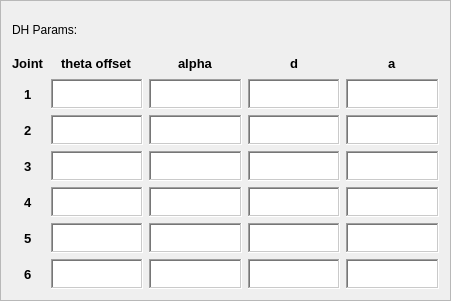
        <widget class="QFrame" name="frame_2">
         <property name="geometry">
          <rect>
           <x>10</x>
           <y>10</y>
           <width>451</width>
           <height>301</height>
          </rect>
         </property>
         <property name="frameShape">
          <enum>QFrame::Shape::StyledPanel</enum>
         </property>
         <property name="frameShadow">
          <enum>QFrame::Shadow::Raised</enum>
         </property>
         <layout class="QVBoxLayout" name="verticalLayout_12">
          <item>
           <widget class="QLabel" name="label_2">
            <property name="text">
             <string>DH Params:</string>
            </property>
           </widget>
          </item>
          <item>
           <layout class="QGridLayout" name="gridLayout_2" rowstretch="0,0,0,0,0,0,0" columnstretch="0,0,0,0,0">
            <property name="leftMargin">
             <number>0</number>
            </property>
            <item row="2" column="4">
             <widget class="QTextEdit" name="dh_j2_a_v">
              <property name="maximumSize">
               <size>
                <width>100</width>
                <height>30</height>
               </size>
              </property>
              <property name="frameShape">
               <enum>QFrame::Shape::WinPanel</enum>
              </property>
              <property name="frameShadow">
               <enum>QFrame::Shadow::Sunken</enum>
              </property>
              <property name="verticalScrollBarPolicy">
               <enum>Qt::ScrollBarPolicy::ScrollBarAlwaysOff</enum>
              </property>
             </widget>
            </item>
            <item row="3" column="0" alignment="Qt::AlignmentFlag::AlignHCenter">
             <widget class="QLabel" name="label_15">
              <property name="font">
               <font>
                <pointsize>10</pointsize>
                <bold>true</bold>
               </font>
              </property>
              <property name="text">
               <string>3</string>
              </property>
             </widget>
            </item>
            <item row="5" column="0" alignment="Qt::AlignmentFlag::AlignHCenter">
             <widget class="QLabel" name="label_18">
              <property name="font">
               <font>
                <pointsize>10</pointsize>
                <bold>true</bold>
               </font>
              </property>
              <property name="text">
               <string>5</string>
              </property>
             </widget>
            </item>
            <item row="2" column="3">
             <widget class="QTextEdit" name="dh_j2_d_v">
              <property name="maximumSize">
               <size>
                <width>100</width>
                <height>30</height>
               </size>
              </property>
              <property name="frameShape">
               <enum>QFrame::Shape::WinPanel</enum>
              </property>
              <property name="frameShadow">
               <enum>QFrame::Shadow::Sunken</enum>
              </property>
              <property name="verticalScrollBarPolicy">
               <enum>Qt::ScrollBarPolicy::ScrollBarAlwaysOff</enum>
              </property>
             </widget>
            </item>
            <item row="0" column="4" alignment="Qt::AlignmentFlag::AlignHCenter">
             <widget class="QLabel" name="label_11">
              <property name="font">
               <font>
                <pointsize>10</pointsize>
                <bold>true</bold>
               </font>
              </property>
              <property name="toolTip">
               <string>Link length</string>
              </property>
              <property name="text">
               <string>a</string>
              </property>
             </widget>
            </item>
            <item row="1" column="0" alignment="Qt::AlignmentFlag::AlignHCenter">
             <widget class="QLabel" name="label_17">
              <property name="maximumSize">
               <size>
                <width>16777215</width>
                <height>20</height>
               </size>
              </property>
              <property name="font">
               <font>
                <pointsize>10</pointsize>
                <bold>true</bold>
               </font>
              </property>
              <property name="text">
               <string>1</string>
              </property>
             </widget>
            </item>
            <item row="1" column="2" alignment="Qt::AlignmentFlag::AlignHCenter">
             <widget class="QTextEdit" name="dh_j1_aph_v">
              <property name="maximumSize">
               <size>
                <width>100</width>
                <height>30</height>
               </size>
              </property>
              <property name="frameShape">
               <enum>QFrame::Shape::WinPanel</enum>
              </property>
              <property name="frameShadow">
               <enum>QFrame::Shadow::Sunken</enum>
              </property>
              <property name="verticalScrollBarPolicy">
               <enum>Qt::ScrollBarPolicy::ScrollBarAlwaysOff</enum>
              </property>
             </widget>
            </item>
            <item row="0" column="3" alignment="Qt::AlignmentFlag::AlignHCenter">
             <widget class="QLabel" name="label_9">
              <property name="font">
               <font>
                <pointsize>10</pointsize>
                <bold>true</bold>
               </font>
              </property>
              <property name="toolTip">
               <string>Link offset</string>
              </property>
              <property name="text">
               <string>d</string>
              </property>
             </widget>
            </item>
            <item row="2" column="0" alignment="Qt::AlignmentFlag::AlignHCenter">
             <widget class="QLabel" name="label_14">
              <property name="font">
               <font>
                <pointsize>10</pointsize>
                <bold>true</bold>
               </font>
              </property>
              <property name="text">
               <string>2</string>
              </property>
             </widget>
            </item>
            <item row="5" column="2">
             <widget class="QTextEdit" name="dh_j5_aph_v">
              <property name="maximumSize">
               <size>
                <width>100</width>
                <height>30</height>
               </size>
              </property>
              <property name="frameShape">
               <enum>QFrame::Shape::WinPanel</enum>
              </property>
              <property name="frameShadow">
               <enum>QFrame::Shadow::Sunken</enum>
              </property>
              <property name="verticalScrollBarPolicy">
               <enum>Qt::ScrollBarPolicy::ScrollBarAlwaysOff</enum>
              </property>
             </widget>
            </item>
            <item row="0" column="2" alignment="Qt::AlignmentFlag::AlignHCenter">
             <widget class="QLabel" name="label_7">
              <property name="font">
               <font>
                <pointsize>10</pointsize>
                <bold>true</bold>
               </font>
              </property>
              <property name="toolTip">
               <string>Link twist (in radians)</string>
              </property>
              <property name="text">
               <string>alpha</string>
              </property>
             </widget>
            </item>
            <item row="3" column="4">
             <widget class="QTextEdit" name="dh_j3_a_v">
              <property name="maximumSize">
               <size>
                <width>100</width>
                <height>30</height>
               </size>
              </property>
              <property name="frameShape">
               <enum>QFrame::Shape::WinPanel</enum>
              </property>
              <property name="frameShadow">
               <enum>QFrame::Shadow::Sunken</enum>
              </property>
              <property name="verticalScrollBarPolicy">
               <enum>Qt::ScrollBarPolicy::ScrollBarAlwaysOff</enum>
              </property>
             </widget>
            </item>
            <item row="5" column="4">
             <widget class="QTextEdit" name="dh_j5_a_v">
              <property name="maximumSize">
               <size>
                <width>100</width>
                <height>30</height>
               </size>
              </property>
              <property name="frameShape">
               <enum>QFrame::Shape::WinPanel</enum>
              </property>
              <property name="frameShadow">
               <enum>QFrame::Shadow::Sunken</enum>
              </property>
              <property name="verticalScrollBarPolicy">
               <enum>Qt::ScrollBarPolicy::ScrollBarAlwaysOff</enum>
              </property>
             </widget>
            </item>
            <item row="5" column="3">
             <widget class="QTextEdit" name="dh_j5_d_v">
              <property name="maximumSize">
               <size>
                <width>100</width>
                <height>30</height>
               </size>
              </property>
              <property name="frameShape">
               <enum>QFrame::Shape::WinPanel</enum>
              </property>
              <property name="frameShadow">
               <enum>QFrame::Shadow::Sunken</enum>
              </property>
              <property name="verticalScrollBarPolicy">
               <enum>Qt::ScrollBarPolicy::ScrollBarAlwaysOff</enum>
              </property>
             </widget>
            </item>
            <item row="3" column="2">
             <widget class="QTextEdit" name="dh_j3_aph_v">
              <property name="maximumSize">
               <size>
                <width>100</width>
                <height>30</height>
               </size>
              </property>
              <property name="frameShape">
               <enum>QFrame::Shape::WinPanel</enum>
              </property>
              <property name="frameShadow">
               <enum>QFrame::Shadow::Sunken</enum>
              </property>
              <property name="verticalScrollBarPolicy">
               <enum>Qt::ScrollBarPolicy::ScrollBarAlwaysOff</enum>
              </property>
             </widget>
            </item>
            <item row="4" column="0" alignment="Qt::AlignmentFlag::AlignHCenter">
             <widget class="QLabel" name="label_16">
              <property name="font">
               <font>
                <pointsize>10</pointsize>
                <bold>true</bold>
               </font>
              </property>
              <property name="text">
               <string>4</string>
              </property>
             </widget>
            </item>
            <item row="6" column="2">
             <widget class="QTextEdit" name="dh_j6_aph_v">
              <property name="maximumSize">
               <size>
                <width>100</width>
                <height>30</height>
               </size>
              </property>
              <property name="frameShape">
               <enum>QFrame::Shape::WinPanel</enum>
              </property>
              <property name="frameShadow">
               <enum>QFrame::Shadow::Sunken</enum>
              </property>
              <property name="verticalScrollBarPolicy">
               <enum>Qt::ScrollBarPolicy::ScrollBarAlwaysOff</enum>
              </property>
             </widget>
            </item>
            <item row="6" column="0" alignment="Qt::AlignmentFlag::AlignHCenter">
             <widget class="QLabel" name="label_19">
              <property name="font">
               <font>
                <pointsize>10</pointsize>
                <bold>true</bold>
               </font>
              </property>
              <property name="text">
               <string>6</string>
              </property>
             </widget>
            </item>
            <item row="6" column="4">
             <widget class="QTextEdit" name="dh_j6_a_v">
              <property name="maximumSize">
               <size>
                <width>100</width>
                <height>30</height>
               </size>
              </property>
              <property name="frameShape">
               <enum>QFrame::Shape::WinPanel</enum>
              </property>
              <property name="frameShadow">
               <enum>QFrame::Shadow::Sunken</enum>
              </property>
              <property name="verticalScrollBarPolicy">
               <enum>Qt::ScrollBarPolicy::ScrollBarAlwaysOff</enum>
              </property>
             </widget>
            </item>
            <item row="2" column="2">
             <widget class="QTextEdit" name="dh_j2_aph_v">
              <property name="maximumSize">
               <size>
                <width>100</width>
                <height>30</height>
               </size>
              </property>
              <property name="frameShape">
               <enum>QFrame::Shape::WinPanel</enum>
              </property>
              <property name="frameShadow">
               <enum>QFrame::Shadow::Sunken</enum>
              </property>
              <property name="verticalScrollBarPolicy">
               <enum>Qt::ScrollBarPolicy::ScrollBarAlwaysOff</enum>
              </property>
             </widget>
            </item>
            <item row="1" column="4">
             <widget class="QTextEdit" name="dh_j1_a_v">
              <property name="maximumSize">
               <size>
                <width>100</width>
                <height>30</height>
               </size>
              </property>
              <property name="frameShape">
               <enum>QFrame::Shape::WinPanel</enum>
              </property>
              <property name="frameShadow">
               <enum>QFrame::Shadow::Sunken</enum>
              </property>
              <property name="verticalScrollBarPolicy">
               <enum>Qt::ScrollBarPolicy::ScrollBarAlwaysOff</enum>
              </property>
             </widget>
            </item>
            <item row="1" column="3">
             <widget class="QTextEdit" name="dh_j1_d_v">
              <property name="maximumSize">
               <size>
                <width>100</width>
                <height>30</height>
               </size>
              </property>
              <property name="frameShape">
               <enum>QFrame::Shape::WinPanel</enum>
              </property>
              <property name="frameShadow">
               <enum>QFrame::Shadow::Sunken</enum>
              </property>
              <property name="verticalScrollBarPolicy">
               <enum>Qt::ScrollBarPolicy::ScrollBarAlwaysOff</enum>
              </property>
             </widget>
            </item>
            <item row="3" column="3">
             <widget class="QTextEdit" name="dh_j3_d_v">
              <property name="maximumSize">
               <size>
                <width>100</width>
                <height>30</height>
               </size>
              </property>
              <property name="frameShape">
               <enum>QFrame::Shape::WinPanel</enum>
              </property>
              <property name="frameShadow">
               <enum>QFrame::Shadow::Sunken</enum>
              </property>
              <property name="verticalScrollBarPolicy">
               <enum>Qt::ScrollBarPolicy::ScrollBarAlwaysOff</enum>
              </property>
             </widget>
            </item>
            <item row="0" column="0" alignment="Qt::AlignmentFlag::AlignHCenter">
             <widget class="QLabel" name="joint_label">
              <property name="maximumSize">
               <size>
                <width>100</width>
                <height>20</height>
               </size>
              </property>
              <property name="font">
               <font>
                <pointsize>10</pointsize>
                <bold>true</bold>
               </font>
              </property>
              <property name="text">
               <string>Joint</string>
              </property>
             </widget>
            </item>
            <item row="6" column="3">
             <widget class="QTextEdit" name="dh_j6_d_v">
              <property name="maximumSize">
               <size>
                <width>100</width>
                <height>30</height>
               </size>
              </property>
              <property name="frameShape">
               <enum>QFrame::Shape::WinPanel</enum>
              </property>
              <property name="frameShadow">
               <enum>QFrame::Shadow::Sunken</enum>
              </property>
              <property name="verticalScrollBarPolicy">
               <enum>Qt::ScrollBarPolicy::ScrollBarAlwaysOff</enum>
              </property>
             </widget>
            </item>
            <item row="4" column="4">
             <widget class="QTextEdit" name="dh_j4_a_v">
              <property name="maximumSize">
               <size>
                <width>100</width>
                <height>30</height>
               </size>
              </property>
              <property name="frameShape">
               <enum>QFrame::Shape::WinPanel</enum>
              </property>
              <property name="frameShadow">
               <enum>QFrame::Shadow::Sunken</enum>
              </property>
              <property name="verticalScrollBarPolicy">
               <enum>Qt::ScrollBarPolicy::ScrollBarAlwaysOff</enum>
              </property>
             </widget>
            </item>
            <item row="4" column="3">
             <widget class="QTextEdit" name="dh_j4_d_v">
              <property name="maximumSize">
               <size>
                <width>100</width>
                <height>30</height>
               </size>
              </property>
              <property name="frameShape">
               <enum>QFrame::Shape::WinPanel</enum>
              </property>
              <property name="frameShadow">
               <enum>QFrame::Shadow::Sunken</enum>
              </property>
              <property name="verticalScrollBarPolicy">
               <enum>Qt::ScrollBarPolicy::ScrollBarAlwaysOff</enum>
              </property>
             </widget>
            </item>
            <item row="4" column="2">
             <widget class="QTextEdit" name="dh_j4_aph_v">
              <property name="maximumSize">
               <size>
                <width>100</width>
                <height>30</height>
               </size>
              </property>
              <property name="frameShape">
               <enum>QFrame::Shape::WinPanel</enum>
              </property>
              <property name="frameShadow">
               <enum>QFrame::Shadow::Sunken</enum>
              </property>
              <property name="verticalScrollBarPolicy">
               <enum>Qt::ScrollBarPolicy::ScrollBarAlwaysOff</enum>
              </property>
             </widget>
            </item>
            <item row="0" column="1" alignment="Qt::AlignmentFlag::AlignHCenter">
             <widget class="QLabel" name="label_53">
              <property name="font">
               <font>
                <pointsize>10</pointsize>
                <bold>true</bold>
               </font>
              </property>
              <property name="toolTip">
               <string>Theta offset (in degrees) default 0</string>
              </property>
              <property name="text">
               <string>theta offset</string>
              </property>
             </widget>
            </item>
            <item row="1" column="1">
             <widget class="QTextEdit" name="dh_j1_theta_off">
              <property name="maximumSize">
               <size>
                <width>100</width>
                <height>30</height>
               </size>
              </property>
              <property name="frameShape">
               <enum>QFrame::Shape::WinPanel</enum>
              </property>
              <property name="frameShadow">
               <enum>QFrame::Shadow::Sunken</enum>
              </property>
              <property name="verticalScrollBarPolicy">
               <enum>Qt::ScrollBarPolicy::ScrollBarAlwaysOff</enum>
              </property>
              <property name="html">
               <string>&lt;!DOCTYPE HTML PUBLIC &quot;-//W3C//DTD HTML 4.0//EN&quot; &quot;http://www.w3.org/TR/REC-html40/strict.dtd&quot;&gt;
&lt;html&gt;&lt;head&gt;&lt;meta name=&quot;qrichtext&quot; content=&quot;1&quot; /&gt;&lt;meta charset=&quot;utf-8&quot; /&gt;&lt;style type=&quot;text/css&quot;&gt;
p, li { white-space: pre-wrap; }
hr { height: 1px; border-width: 0; }
li.unchecked::marker { content: &quot;\2610&quot;; }
li.checked::marker { content: &quot;\2612&quot;; }
&lt;/style&gt;&lt;/head&gt;&lt;body style=&quot; font-family:'Segoe UI'; font-size:9pt; font-weight:400; font-style:normal;&quot;&gt;
&lt;p style=&quot;-qt-paragraph-type:empty; margin-top:0px; margin-bottom:0px; margin-left:0px; margin-right:0px; -qt-block-indent:0; text-indent:0px;&quot;&gt;&lt;br /&gt;&lt;/p&gt;
&lt;p style=&quot;-qt-paragraph-type:empty; margin-top:0px; margin-bottom:0px; margin-left:0px; margin-right:0px; -qt-block-indent:0; text-indent:0px;&quot;&gt;&lt;br /&gt;&lt;/p&gt;&lt;/body&gt;&lt;/html&gt;</string>
              </property>
             </widget>
            </item>
            <item row="2" column="1">
             <widget class="QTextEdit" name="dh_j2_theta_off">
              <property name="maximumSize">
               <size>
                <width>100</width>
                <height>30</height>
               </size>
              </property>
              <property name="frameShape">
               <enum>QFrame::Shape::WinPanel</enum>
              </property>
              <property name="frameShadow">
               <enum>QFrame::Shadow::Sunken</enum>
              </property>
              <property name="verticalScrollBarPolicy">
               <enum>Qt::ScrollBarPolicy::ScrollBarAlwaysOff</enum>
              </property>
              <property name="html">
               <string>&lt;!DOCTYPE HTML PUBLIC &quot;-//W3C//DTD HTML 4.0//EN&quot; &quot;http://www.w3.org/TR/REC-html40/strict.dtd&quot;&gt;
&lt;html&gt;&lt;head&gt;&lt;meta name=&quot;qrichtext&quot; content=&quot;1&quot; /&gt;&lt;meta charset=&quot;utf-8&quot; /&gt;&lt;style type=&quot;text/css&quot;&gt;
p, li { white-space: pre-wrap; }
hr { height: 1px; border-width: 0; }
li.unchecked::marker { content: &quot;\2610&quot;; }
li.checked::marker { content: &quot;\2612&quot;; }
&lt;/style&gt;&lt;/head&gt;&lt;body style=&quot; font-family:'Segoe UI'; font-size:9pt; font-weight:400; font-style:normal;&quot;&gt;
&lt;p style=&quot;-qt-paragraph-type:empty; margin-top:0px; margin-bottom:0px; margin-left:0px; margin-right:0px; -qt-block-indent:0; text-indent:0px;&quot;&gt;&lt;br /&gt;&lt;/p&gt;&lt;/body&gt;&lt;/html&gt;</string>
              </property>
             </widget>
            </item>
            <item row="3" column="1">
             <widget class="QTextEdit" name="dh_j3_theta_off">
              <property name="maximumSize">
               <size>
                <width>100</width>
                <height>30</height>
               </size>
              </property>
              <property name="frameShape">
               <enum>QFrame::Shape::WinPanel</enum>
              </property>
              <property name="frameShadow">
               <enum>QFrame::Shadow::Sunken</enum>
              </property>
              <property name="verticalScrollBarPolicy">
               <enum>Qt::ScrollBarPolicy::ScrollBarAlwaysOff</enum>
              </property>
              <property name="html">
               <string>&lt;!DOCTYPE HTML PUBLIC &quot;-//W3C//DTD HTML 4.0//EN&quot; &quot;http://www.w3.org/TR/REC-html40/strict.dtd&quot;&gt;
&lt;html&gt;&lt;head&gt;&lt;meta name=&quot;qrichtext&quot; content=&quot;1&quot; /&gt;&lt;meta charset=&quot;utf-8&quot; /&gt;&lt;style type=&quot;text/css&quot;&gt;
p, li { white-space: pre-wrap; }
hr { height: 1px; border-width: 0; }
li.unchecked::marker { content: &quot;\2610&quot;; }
li.checked::marker { content: &quot;\2612&quot;; }
&lt;/style&gt;&lt;/head&gt;&lt;body style=&quot; font-family:'Segoe UI'; font-size:9pt; font-weight:400; font-style:normal;&quot;&gt;
&lt;p style=&quot;-qt-paragraph-type:empty; margin-top:0px; margin-bottom:0px; margin-left:0px; margin-right:0px; -qt-block-indent:0; text-indent:0px;&quot;&gt;&lt;br /&gt;&lt;/p&gt;&lt;/body&gt;&lt;/html&gt;</string>
              </property>
             </widget>
            </item>
            <item row="4" column="1">
             <widget class="QTextEdit" name="dh_j4_theta_off">
              <property name="maximumSize">
               <size>
                <width>100</width>
                <height>30</height>
               </size>
              </property>
              <property name="frameShape">
               <enum>QFrame::Shape::WinPanel</enum>
              </property>
              <property name="frameShadow">
               <enum>QFrame::Shadow::Sunken</enum>
              </property>
              <property name="verticalScrollBarPolicy">
               <enum>Qt::ScrollBarPolicy::ScrollBarAlwaysOff</enum>
              </property>
              <property name="html">
               <string>&lt;!DOCTYPE HTML PUBLIC &quot;-//W3C//DTD HTML 4.0//EN&quot; &quot;http://www.w3.org/TR/REC-html40/strict.dtd&quot;&gt;
&lt;html&gt;&lt;head&gt;&lt;meta name=&quot;qrichtext&quot; content=&quot;1&quot; /&gt;&lt;meta charset=&quot;utf-8&quot; /&gt;&lt;style type=&quot;text/css&quot;&gt;
p, li { white-space: pre-wrap; }
hr { height: 1px; border-width: 0; }
li.unchecked::marker { content: &quot;\2610&quot;; }
li.checked::marker { content: &quot;\2612&quot;; }
&lt;/style&gt;&lt;/head&gt;&lt;body style=&quot; font-family:'Segoe UI'; font-size:9pt; font-weight:400; font-style:normal;&quot;&gt;
&lt;p style=&quot;-qt-paragraph-type:empty; margin-top:0px; margin-bottom:0px; margin-left:0px; margin-right:0px; -qt-block-indent:0; text-indent:0px;&quot;&gt;&lt;br /&gt;&lt;/p&gt;&lt;/body&gt;&lt;/html&gt;</string>
              </property>
             </widget>
            </item>
            <item row="5" column="1">
             <widget class="QTextEdit" name="dh_j5_theta_off">
              <property name="maximumSize">
               <size>
                <width>100</width>
                <height>30</height>
               </size>
              </property>
              <property name="frameShape">
               <enum>QFrame::Shape::WinPanel</enum>
              </property>
              <property name="frameShadow">
               <enum>QFrame::Shadow::Sunken</enum>
              </property>
              <property name="verticalScrollBarPolicy">
               <enum>Qt::ScrollBarPolicy::ScrollBarAlwaysOff</enum>
              </property>
              <property name="html">
               <string>&lt;!DOCTYPE HTML PUBLIC &quot;-//W3C//DTD HTML 4.0//EN&quot; &quot;http://www.w3.org/TR/REC-html40/strict.dtd&quot;&gt;
&lt;html&gt;&lt;head&gt;&lt;meta name=&quot;qrichtext&quot; content=&quot;1&quot; /&gt;&lt;meta charset=&quot;utf-8&quot; /&gt;&lt;style type=&quot;text/css&quot;&gt;
p, li { white-space: pre-wrap; }
hr { height: 1px; border-width: 0; }
li.unchecked::marker { content: &quot;\2610&quot;; }
li.checked::marker { content: &quot;\2612&quot;; }
&lt;/style&gt;&lt;/head&gt;&lt;body style=&quot; font-family:'Segoe UI'; font-size:9pt; font-weight:400; font-style:normal;&quot;&gt;
&lt;p style=&quot;-qt-paragraph-type:empty; margin-top:0px; margin-bottom:0px; margin-left:0px; margin-right:0px; -qt-block-indent:0; text-indent:0px;&quot;&gt;&lt;br /&gt;&lt;/p&gt;&lt;/body&gt;&lt;/html&gt;</string>
              </property>
             </widget>
            </item>
            <item row="6" column="1">
             <widget class="QTextEdit" name="dh_j6_theta_off">
              <property name="maximumSize">
               <size>
                <width>100</width>
                <height>30</height>
               </size>
              </property>
              <property name="frameShape">
               <enum>QFrame::Shape::WinPanel</enum>
              </property>
              <property name="frameShadow">
               <enum>QFrame::Shadow::Sunken</enum>
              </property>
              <property name="verticalScrollBarPolicy">
               <enum>Qt::ScrollBarPolicy::ScrollBarAlwaysOff</enum>
              </property>
              <property name="html">
               <string>&lt;!DOCTYPE HTML PUBLIC &quot;-//W3C//DTD HTML 4.0//EN&quot; &quot;http://www.w3.org/TR/REC-html40/strict.dtd&quot;&gt;
&lt;html&gt;&lt;head&gt;&lt;meta name=&quot;qrichtext&quot; content=&quot;1&quot; /&gt;&lt;meta charset=&quot;utf-8&quot; /&gt;&lt;style type=&quot;text/css&quot;&gt;
p, li { white-space: pre-wrap; }
hr { height: 1px; border-width: 0; }
li.unchecked::marker { content: &quot;\2610&quot;; }
li.checked::marker { content: &quot;\2612&quot;; }
&lt;/style&gt;&lt;/head&gt;&lt;body style=&quot; font-family:'Segoe UI'; font-size:9pt; font-weight:400; font-style:normal;&quot;&gt;
&lt;p style=&quot;-qt-paragraph-type:empty; margin-top:0px; margin-bottom:0px; margin-left:0px; margin-right:0px; -qt-block-indent:0; text-indent:0px;&quot;&gt;&lt;br /&gt;&lt;/p&gt;&lt;/body&gt;&lt;/html&gt;</string>
              </property>
             </widget>
            </item>
           </layout>
          </item>
         </layout>
        </widget>
